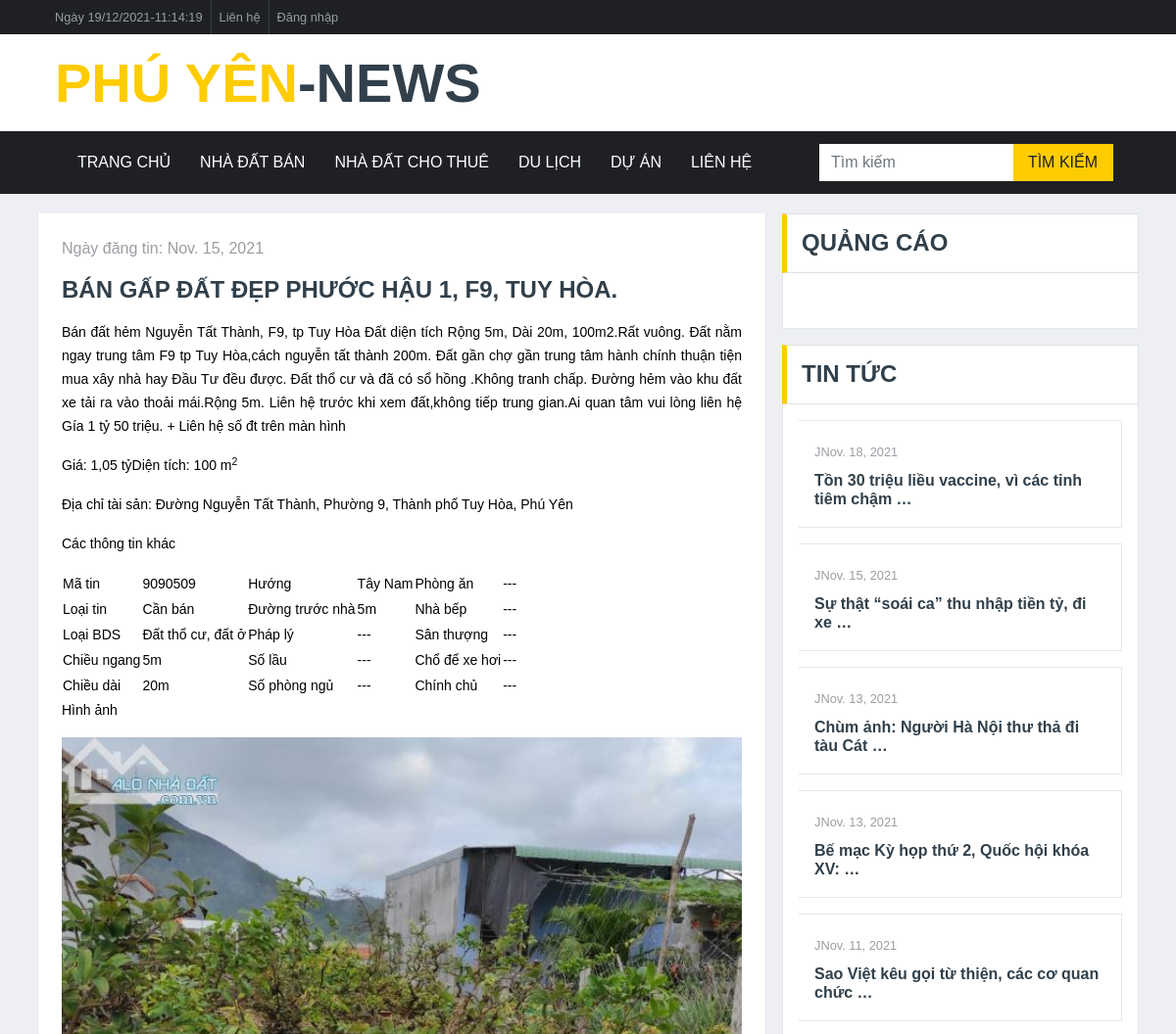
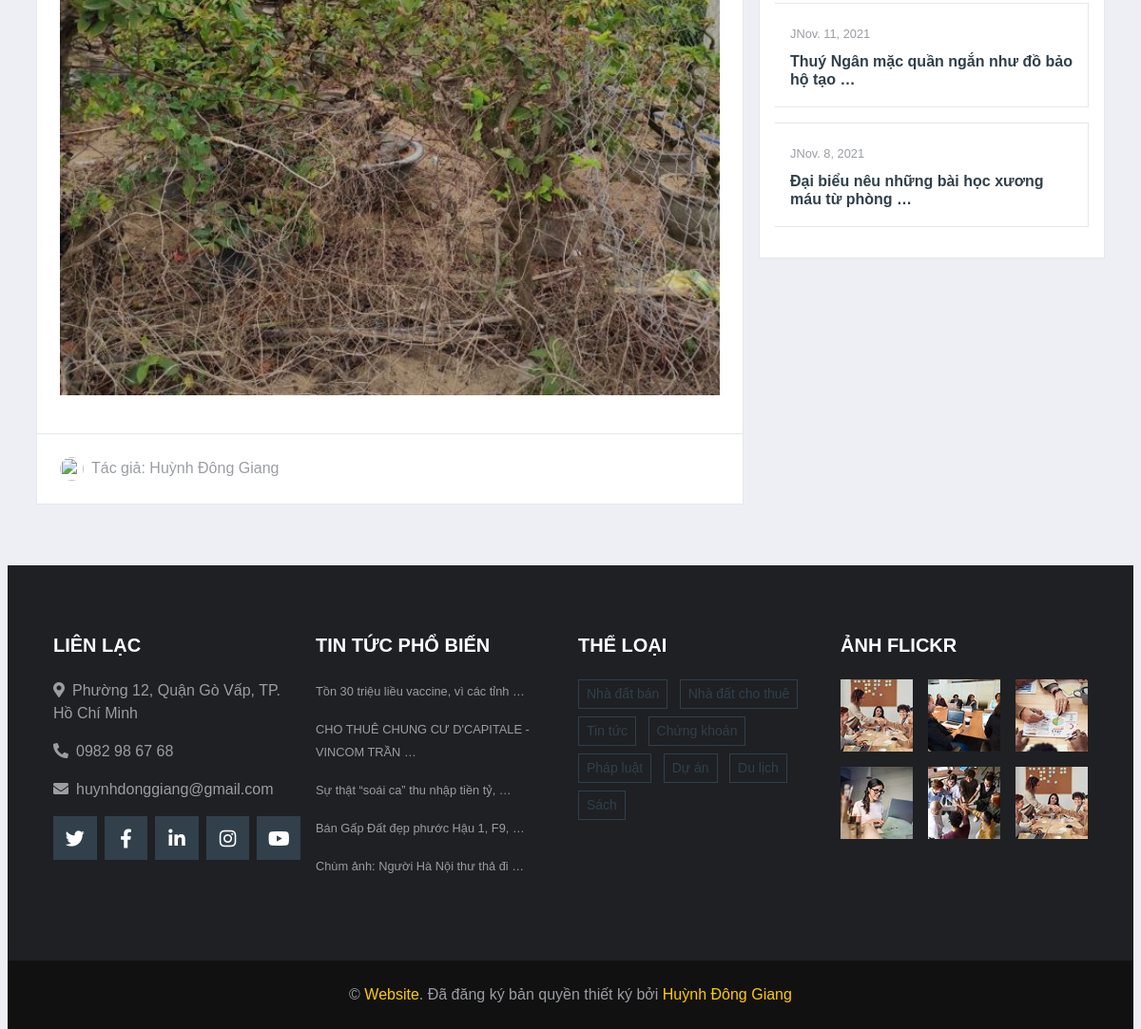
The page /single/68/ on the database its author committed (2 pictures, top to bottom).
### Do_an_01/models.py (models this page shows, shortened)
class Story(models.Model):
    category = models.ForeignKey(Category, on_delete=models.PROTECT)
    name = models.CharField(max_length=250, unique=True)
    author = models.CharField(max_length=250)
    url = models.URLField(unique=True)
    content = RichTextUploadingField(blank=True)
    public_day = models.DateField(default=datetime.date.today)
    image = models.ImageField(upload_to='Do_an_01/img', default='Do_an_01/img/logo.jpg')

class Category(models.Model):
    name = models.CharField(max_length=150, unique=True)

### Do_an_01/views.py (the view)
# urls.py: path('single/<int:pk>/', views.single, name='single'),
def single(request, pk):
    session_status = check_session(request, 'sessionNguoiDung')
    session_info = ''
    if session_status:
        session_info = request.session.get('sessionNguoiDung')
    story = Story.objects.get(pk=pk)
    return render(request, 'Do_an_01/single.html', {
        'story': story,
        'story_newest_3': story_newest_3,
        'list_category': list_category,
        'session_status': session_status,
        'session_info': session_info,
        'tin_tuc': tin_tuc,
    })

### Do_an_01/my_module.py (called while the page is built)
def check_session(request, session_name):
    return session_name in request.session  # True / False

### Do_an_01/templates/Do_an_01/single.html (shortened to what this page needs)
{% extends 'Do_an_01/Masterbase.html' %}
{% load static %}
{% block content %}
    <div class="container-fluid" style="margin-top: 20px">
        <div class="container">
            <div class="row">
                <div class="col-lg-8">
                    <div class="position-relative mb-3">
                        <div class="bg-white border border-top-0 p-4">
                            <div class="mb-3">
                                <a class="text-body" href="">Ngày đăng tin: {{ story.public_day }}</a>
                            </div>
                            <h4 class="mb-3 text-secondary text-uppercase font-weight-bold">{{ story.name }}</h4>
                            <p>{{ story.content|safe }}</p>
                        </div>
                        <div class="d-flex justify-content-between bg-white border border-top-0 p-4">
                            <div class="d-flex align-items-center">
                                <img class="rounded-circle mr-2" src={% static 'img/user-a.png' %} width="25"
                                     height="25" alt="">
                                <span>Tác giả: {{ story.author }}</span>
                            </div>
                        </div>
                    </div>
                </div>
                <div class="col-lg-4">
                    <div class="mb-3">
                        <div class="section-title mb-0">
                            <h4 class="m-0 text-uppercase font-weight-bold">Quảng cáo</h4>
                        </div>
                        <div class="bg-white text-center border border-top-0 p-3">
                        </div>
                    </div>
                    <div class="mb-3">
                        <div class="section-title mb-0">
                            <h4 class="m-0 text-uppercase font-weight-bold">TIN TỨC</h4>
                        </div>
                        <div class="bg-white border border-top-0 p-3">
                            {% for story in tin_tuc %}
                                <div class="d-flex align-items-center bg-white mb-3" style="height: 110px;">
                                    <div class="w-100 h-100 px-3 d-flex flex-column justify-content-center border border-left-0">
                                        <div class="mb-2">
                                            <a class="text-body" href=""><small>J{{ story.public_day }}</small></a>
                                        </div>
                                        <a class="h6 m-0 text-secondary  font-weight-bold"
                                           href="{% url 'Do_an_01:single' story.pk %}">{{ story.name|truncatewords:10 }}</a>
                                    </div>
                                </div>
                            {% endfor %}
                        </div>
                    </div>
            </div>
        </div>
    </div>
{% endblock %}

### Do_an_01/templates/Do_an_01/Masterbase.html (shortened to what this page needs)
{% load static %}
<!DOCTYPE html>
<html lang="en">
<head>
    <link href="https://cdnjs.cloudflare.com/ajax/libs/font-awesome/5.10.0/css/all.min.css" rel="stylesheet">
    <link href={% static 'lib/owlcarousel/assets/owl.carousel.min.css' %} rel="stylesheet">
    <link href={% static 'css/style.css' %} rel="stylesheet">
</head>
<body>
{% url 'Do_an_01:index' as index %}
{% url 'Do_an_01:contact' as contact %}
{% url 'Do_an_01:single' as single %}
{% url 'Do_an_01:category' as category %}
<div class="container-fluid d-none d-lg-block">
    <div class="row align-items-center bg-dark px-lg-5">
        <div class="col-lg-9">
            <nav class="navbar navbar-expand-sm bg-dark p-0">
                <ul class="navbar-nav ml-n2">
                    <li class="nav-item border-right border-secondary">
                        <a class="nav-link text-body small" id="date" href="#"></a>
                    </li>
                    <li class="nav-item border-right border-secondary mn">
                        <a class="nav-link text-body small" href="{% url 'Do_an_01:contact' %}">Liên hệ</a>
                    </li>
                    <li class="nav-item mn">
                        {% if session_status %}
                            <div class="nav-item dropdown">
                                <a href="#" class="nav-link dropdown-toggle text-body small "
                                   data-toggle="dropdown">{{ session_info.ho }} {{ session_info.ten }}</a>
                                <div class="dropdown-menu ">
                                    <a href="{% url 'customers_hdg:my_account' %}"
                                       class="dropdown-item text-body small">Thông tin người dùng</a>
                                    <a href="{% url 'customers_hdg:logout' %}" class="dropdown-item  text-body small">Thoát</a>
                                </div>
                            </div>
                        {% else %}
                            <a class="nav-link text-body small" href="{% url 'customers_hdg:login' %}">Đăng nhập</a>
                        {% endif %}
                    </li>
                </ul>
            </nav>
        </div>
    </div>
    <div class="row align-items-center bg-white py-3 px-lg-5">
        <div class="col-lg-5">
            <a href="{% url 'Do_an_01:index' %}" class="navbar-brand p-0 d-none d-lg-block">
                <h1 class="m-0 display-4 text-uppercase text-primary">PHÚ YÊN<span
                        class="text-secondary">-NEWS</span></h1>
            </a>
        </div>
        <div  class="carousel slide col-lg-7 text-center text-lg-right" data-ride="carousel">
            <ol class="carousel-indicators">
                <li data-target="#" data-slide-to="0" class="active"></li>
                <li data-target="#" data-slide-to="1"></li>
                <li data-target="#" data-slide-to="2"></li>
            </ol>
            <div class="carousel-inner" >
                <div class="carousel-item active">
                </div>
            </div>
            <a class="carousel-control-prev" href="#" role="button" data-slide="prev" >
                <span class="carousel-control-prev-icon" aria-hidden="true"></span>
            </a>
            <a class="carousel-control-next" href="#" role="button" data-slide="next" >
                <span class="carousel-control-next-icon" aria-hidden="true"></span>
            </a>
        </div>
    </div>
</div>
<div class="container-fluid p-0">
    <nav class="navbar navbar-expand-lg bg-dark navbar-dark py-2 py-lg-0 px-lg-5">
        <div class="collapse navbar-collapse justify-content-between px-0 px-lg-3" id="navbarCollapse">
            <div class="navbar-nav mr-auto py-0 text-primary ">
                <ul class="navbar-nav mr-auto">
                    <li class="nav-item mn">
                        <a class=" nav-link mn" href="{% url 'Do_an_01:index' %}">Trang chủ <span class="sr-only">(current)</span></a>
                    </li>
                    <li class="nav-item mn">
                        <a class="nav-item nav-link mn" href="{% url 'Do_an_01:category' 1 %}">Nhà đất bán </a>
                    </li>
                    <li class="nav-item mn">
                        <a class="nav-item nav-link mn" href="{% url 'Do_an_01:category' 2 %}">Nhà đất cho thuê </a>
                    </li>
                    <li class="nav-item mn">
                        <a class="nav-item nav-link mn" href="{% url 'Do_an_01:category' 8 %}">Du lịch </a>
                    </li>
                    <div class="nav-item dropdown ">
                        <li class="nav-item mn">
                            <a class="nav-item nav-link mn" href="{% url 'Do_an_01:category' 7 %}">Dự án</a>
                        </li>
                    </div>
                    <li class="nav-item mn">
                        <a class="nav-item nav-link mn" href="{% url 'Do_an_01:contact' %}">Liên hệ </a>
                    </li>
                </ul>
            </div>
            <form class="form-inline" method="get" action="{% url 'Do_an_01:search' %}">
                <div class="input-group ml-auto d-none d-lg-flex" style="width: 100%; max-width: 300px;">
                    <input type="text" class="form-control border-0" name="keyword" value="{{ keyword }}"
                           placeholder="Tìm kiếm" autocomplete="off" required="required">
                    <div class="input-group-append">
                        <button class="input-group-text bg-primary text-dark border-0 px-3">TÌM KIẾM
                        </button>
                    </div>
                </div>
            </form>
        </div>
    </nav>
</div>
{% block content %}
{% endblock %}
<div class="container-fluid bg-dark pt-5 px-sm-3 px-md-5 mt-5">
    <div class="row py-4">
        <div class="col-lg-3 col-md-6 mb-5">
            <h5 class="mb-4 text-white text-uppercase font-weight-bold">Liên lạc</h5>
            <p class="font-weight-medium"><i class="fa fa-map-marker-alt mr-2"></i>Phường 12, Quận Gò Vấp, TP. Hồ Chí
                Minh</p>
            <p class="font-weight-medium"><i class="fa fa-phone-alt mr-2"></i>0982 98 67 68</p>
            <p class="font-weight-medium"><i class="fa fa-envelope mr-2"></i>huynhdonggiang@gmail.com</p>
            <div class="d-flex justify-content-start">
                <a class="btn btn-lg btn-secondary btn-lg-square mr-2" href="#"><i class="fab fa-twitter"></i></a>
                <a class="btn btn-lg btn-secondary btn-lg-square mr-2" href="#"><i class="fab fa-facebook-f"></i></a>
                <a class="btn btn-lg btn-secondary btn-lg-square mr-2" href="#"><i class="fab fa-linkedin-in"></i></a>
                <a class="btn btn-lg btn-secondary btn-lg-square mr-2" href="#"><i class="fab fa-instagram"></i></a>
                <a class="btn btn-lg btn-secondary btn-lg-square" href="#"><i class="fab fa-youtube"></i></a>
            </div>
        </div>
        <div class="col-lg-3 col-md-6 mb-5">
            <h5 class="mb-4 text-white text-uppercase font-weight-bold">Tin tức phổ biến</h5>
            {% for story in story_newest_3 %}
                <div class="mb-3">
                    <a class="small text-body font-weight-medium"
                       href="{% url 'Do_an_01:single' story.pk %}">{{ story.name|truncatewords:8 }}</a>
                </div>
            {% endfor %}
        </div>
        <div class="col-lg-3 col-md-6 mb-5">
            <h5 class="mb-4 text-white text-uppercase font-weight-bold">Thể loại</h5>
            <div class="m-n1">
                {% for list_category in list_category %}
                    <a href="{% url 'Do_an_01:category'  list_category.pk %}"
                       class="btn btn-sm btn-outline-secondary m-1">{{ list_category.name|truncatewords:10 }}</a>
                {% endfor %}
            </div>
        </div>
        <div class="col-lg-3 col-md-6 mb-5">
            <h5 class="mb-4 text-white text-uppercase font-weight-bold">ẢNH FLICKR</h5>
            <div class="row">
                <div class="col-4 mb-3">
                    <a href=""><img class="w-100" src={% static 'img/news-110x110-1.jpg' %} alt=""></a>
                </div>
                <div class="col-4 mb-3">
                    <a href=""><img class="w-100" src={% static 'img/news-110x110-2.jpg' %} alt=""></a>
                </div>
                <div class="col-4 mb-3">
                    <a href=""><img class="w-100" src={% static 'img/news-110x110-3.jpg' %} alt=""></a>
                </div>
                <div class="col-4 mb-3">
                    <a href=""><img class="w-100" src={% static 'img/news-110x110-4.jpg' %} alt=""></a>
                </div>
                <div class="col-4 mb-3">
                    <a href=""><img class="w-100" src={% static 'img/news-110x110-5.jpg' %} alt=""></a>
                </div>
                <div class="col-4 mb-3">
                    <a href=""><img class="w-100" src={% static 'img/news-110x110-1.jpg' %} alt=""></a>
                </div>
            </div>
        </div>
    </div>
</div>
<div class="container-fluid py-4 px-sm-3 px-md-5" style="background: #111111;">
    <p class="m-0 text-center">&copy; <a href="#">Website</a>. Đã đăng ký bản quyền thiết ký bởi <a
            href="https://vnpt.vn">Huỳnh Đông Giang</a></p>
</div>
</body>
</html>

### rows shown on the page
Story: public_day "Nov. 15, 2021", name "BÁN GẤP ĐẤT ĐẸP PHƯỚC HẬU 1, F9, TUY HÒA.", content "Bán đất hẻm Nguyễn Tất Thành, F9, tp Tuy Hòa Đất diện tích Rộng 5m, Dài 20m, 100m2.Rất vuông. Đất nằm ngay trung tâm F9 tp Tuy Hòa,cách nguyễn tất thành 200m. Đất gần chợ gần trung tâm hành chính thuận tiện mua xây nhà hay Đầu Tư đều được. Đất thổ cư và đã có sổ hồng .Không tranh chấp. Đường hẻm vào khu đất xe tải ra vào thoải mái.Rộng 5m. Liên hệ trước khi xem đất,không tiếp trung gian.Ai quan tâm vui lòng liên hệ Gía 1 tỷ 50 triệu. + Liên hệ số đt trên màn hình Giá: 1,05 tỷDiện tích: 100 m 2 Địa chỉ tài sản: Đường Nguyễn Tất Thành, Phường 9, Thành phố Tuy Hòa, Phú Yên Các thông tin khác Mã tin 9090509 Hướng Tây Nam Phòng ăn --- Loại tin Cần bán Đường trước nhà 5m Nhà bếp --- Loại BDS Đất…", content (picture), author "Huỳnh Đông Giang", name "Bán Gấp Đất đẹp phước Hậu 1, F9, …"
Story: public_day "Nov. 18, 2021", name "Tồn 30 triệu liều vaccine, vì các tỉnh tiêm chậm …", name "Tồn 30 triệu liều vaccine, vì các tỉnh …"
Story: public_day "Nov. 15, 2021", name "Sự thật “soái ca” thu nhập tiền tỷ, đi xe …", name "Sự thật “soái ca” thu nhập tiền tỷ, …"
Story: public_day "Nov. 13, 2021", name "Chùm ảnh: Người Hà Nội thư thả đi tàu Cát …", name "Chùm ảnh: Người Hà Nội thư thả đi …"
Story: public_day "Nov. 13, 2021", name "Bế mạc Kỳ họp thứ 2, Quốc hội khóa XV: …"
Story: public_day "Nov. 11, 2021", name "Sao Việt kêu gọi từ thiện, các cơ quan chức …"
Story: public_day "Nov. 11, 2021", name "Thuý Ngân mặc quần ngắn như đồ bảo hộ tạo …"
Story: public_day "Nov. 8, 2021", name "Đại biểu nêu những bài học xương máu từ phòng …"
Story: name "CHO THUÊ CHUNG CƯ D'CAPITALE - VINCOM TRẦN …"
Category: name "Nhà đất bán"
Category: name "Nhà đất cho thuê"
Category: name "Tin tức"
Category: name "Chứng khoán"
Category: name "Pháp luật"
Category: name "Dự án"
Category: name "Du lịch"
Category: name "Sách"
